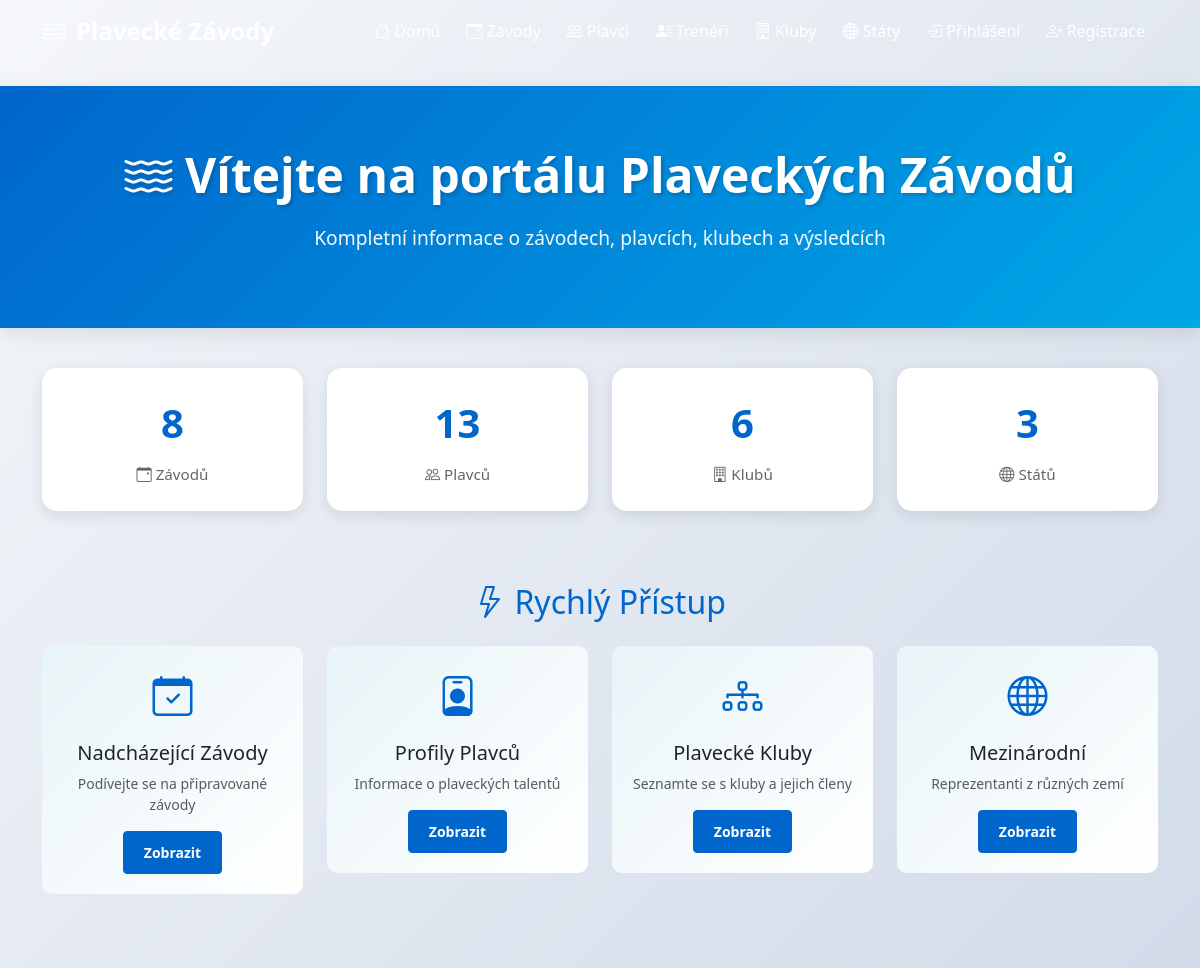
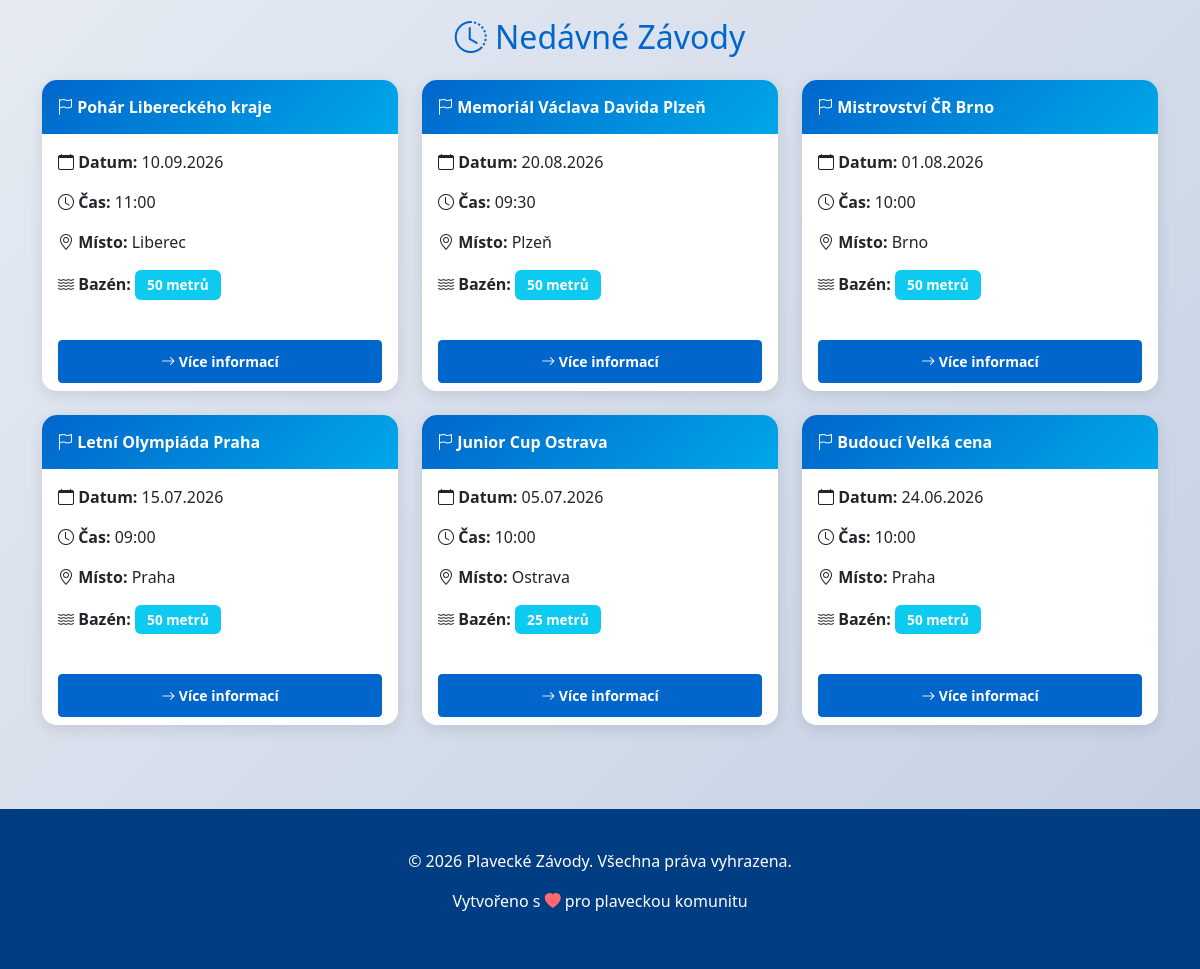
The page / on the database its author committed (2 pictures, top to bottom).
### zavody/models.py (models this page shows, shortened)
class Zavod(models.Model):
    BAZEN_CHOICES = [
        ('50', '50 metrů'),
        ('25', '25 metrů'),
    ]
    zavod_id = models.AutoField(primary_key=True)
    nazev = models.CharField(max_length=100)
    datum = models.DateField(blank=True, null=True)
    cas_zahajeni = models.TimeField(blank=True, null=True)
    misto = models.CharField(max_length=20)
    bazen = models.CharField(max_length=2, choices=BAZEN_CHOICES)
    class Meta:
        db_table = 'zavod'
        verbose_name = 'Závod'
        verbose_name_plural = 'Závody'

### zavody/views.py (the view)
# urls.py: 2. Add a URL to urlpatterns:  path('', views.home, name='home')
def home(request):
    zavody = Zavod.objects.all().order_by('-datum')[:6]
    plavci_count = Plavec.objects.count()
    kluby_count = Klub.objects.count()
    zavody_count = Zavod.objects.count()
    stavy_count = Stat.objects.count()
    context = {
        'zavody': zavody,
        'plavci_count': plavci_count,
        'kluby_count': kluby_count,
        'zavody_count': zavody_count,
        'stavy_count': stavy_count,
    }
    return render(request, 'zavody/home.html', context)

### zavody/templates/zavody/home.html (shortened to what this page needs)
{% extends 'base.html' %}
{% block content %}
<div class="hero-section">
    <div class="container">
        <h1><i class="bi bi-water"></i> Vítejte na portálu Plaveckých Závodů</h1>
        <p>Kompletní informace o závodech, plavcích, klubech a výsledcích</p>
    </div>
</div>
<div class="container">
    <div class="row mb-5">
        <div class="col-md-3 mb-4">
            <a href="{% url 'zavody_list' %}" style="text-decoration: none; color: inherit;">
                <div class="stats-card">
                    <div class="number">{{ zavody_count }}</div>
                    <div class="label">
                        <i class="bi bi-calendar-event"></i> Závodů
                    </div>
                </div>
            </a>
        </div>
        <div class="col-md-3 mb-4">
            <a href="{% url 'plavci_list' %}" style="text-decoration: none; color: inherit;">
                <div class="stats-card">
                    <div class="number">{{ plavci_count }}</div>
                    <div class="label">
                        <i class="bi bi-people"></i> Plavců
                    </div>
                </div>
            </a>
        </div>
        <div class="col-md-3 mb-4">
            <a href="{% url 'kluby_list' %}" style="text-decoration: none; color: inherit;">
                <div class="stats-card">
                    <div class="number">{{ kluby_count }}</div>
                    <div class="label">
                        <i class="bi bi-building"></i> Klubů
                    </div>
                </div>
            </a>
        </div>
        <div class="col-md-3 mb-4">
            <a href="{% url 'stat_list' %}" style="text-decoration: none; color: inherit;">
                <div class="stats-card">
                    <div class="number">{{ stavy_count }}</div>
                    <div class="label">
                        <i class="bi bi-globe"></i> Států
                    </div>
                </div>
            </a>
        </div>
    </div>
    <div class="row mb-5">
        <h2 class="text-center mb-4" style="color: var(--primary-color);">
            <i class="bi bi-lightning"></i> Rychlý Přístup
        </h2>
        <div class="col-md-3 mb-4">
            <div class="icon-box">
                <i class="bi bi-calendar-check"></i>
                <h5>Nadcházející Závody</h5>
                <p class="small text-muted">Podívejte se na připravované závody</p>
                <a href="{% url 'zavody_list' %}" class="btn btn-sm btn-primary">Zobrazit</a>
            </div>
        </div>
        <div class="col-md-3 mb-4">
            <div class="icon-box">
                <i class="bi bi-person-badge"></i>
                <h5>Profily Plavců</h5>
                <p class="small text-muted">Informace o plaveckých talentů</p>
                <a href="{% url 'plavci_list' %}" class="btn btn-sm btn-primary">Zobrazit</a>
            </div>
        </div>
        <div class="col-md-3 mb-4">
            <div class="icon-box">
                <i class="bi bi-diagram-3"></i>
                <h5>Plavecké Kluby</h5>
                <p class="small text-muted">Seznamte se s kluby a jejich členy</p>
                <a href="{% url 'kluby_list' %}" class="btn btn-sm btn-primary">Zobrazit</a>
            </div>
        </div>
        <div class="col-md-3 mb-4">
            <div class="icon-box">
                <i class="bi bi-globe"></i>
                <h5>Mezinárodní</h5>
                <p class="small text-muted">Reprezentanti z různých zemí</p>
                <a href="{% url 'stat_list' %}" class="btn btn-sm btn-primary">Zobrazit</a>
            </div>
        </div>
    </div>
    <div class="row mb-5">
        <h2 class="text-center mb-4" style="color: var(--primary-color);">
            <i class="bi bi-clock-history"></i> Nedávné Závody
        </h2>
        {% if zavody %}
            {% for zavod in zavody %}
                <div class="col-md-6 col-lg-4 mb-4">
                    <div class="card h-100">
                        <div class="card-header">
                            <i class="bi bi-flag"></i> {{ zavod.nazev }}
                        </div>
                        <div class="card-body">
                            <p>
                                <strong><i class="bi bi-calendar"></i> Datum:</strong>
                                {% if zavod.datum %}
                                    {{ zavod.datum|date:"d.m.Y" }}
                                {% else %}
                                    <span class="badge bg-warning">Neuvedeno</span>
                                {% endif %}
                            </p>
                            <p>
                                <strong><i class="bi bi-clock"></i> Čas:</strong>
                                {% if zavod.cas_zahajeni %}
                                    {{ zavod.cas_zahajeni|time:"H:i" }}
                                {% else %}
                                    <span class="badge bg-warning">Neuvedeno</span>
                                {% endif %}
                            </p>
                            <p>
                                <strong><i class="bi bi-geo-alt"></i> Místo:</strong>
                                {{ zavod.misto }}
                            </p>
                            <p>
                                <strong><i class="bi bi-water"></i> Bazén:</strong>
                                <span class="badge bg-info">{{ zavod.get_bazen_display }}</span>
                            </p>
                        </div>
                        <div class="card-footer bg-white border-top-0">
                            <a href="{% url 'zavod_detail' zavod.zavod_id %}" class="btn btn-primary btn-sm w-100">
                                <i class="bi bi-arrow-right"></i> Více informací
                            </a>
                        </div>
                    </div>
                </div>
            {% endfor %}
        {% else %}
            <div class="col-12">
                <div class="alert alert-info" role="alert">
                    <i class="bi bi-info-circle"></i> Zatím nejsou k dispozici žádné závody.
                </div>
            </div>
        {% endif %}
    </div>
</div>
{% endblock %}

### zavody/templates/base.html (shortened to what this page needs)
<!DOCTYPE html>
<html lang="cs">
<head>
    <link href="https://cdn.jsdelivr.net/npm/bootstrap@5.3.0/dist/css/bootstrap.min.css" rel="stylesheet">
    <link rel="stylesheet" href="https://cdn.jsdelivr.net/npm/bootstrap-icons@1.11.0/font/bootstrap-icons.css">
</head>
<body>
    <nav class="navbar navbar-expand-lg navbar-dark">
        <div class="container">
            <a class="navbar-brand" href="{% url 'home' %}">
                <i class="bi bi-water"></i>
            </a>
            <div class="collapse navbar-collapse" id="navbarNav">
                <ul class="navbar-nav ms-auto">
                    <li class="nav-item">
                        <a class="nav-link" href="{% url 'home' %}">
                            <i class="bi bi-house"></i> Domů
                        </a>
                    </li>
                    <li class="nav-item">
                        <a class="nav-link" href="{% url 'zavody_list' %}">
                            <i class="bi bi-calendar-event"></i> Závody
                        </a>
                    </li>
                    <li class="nav-item">
                        <a class="nav-link" href="{% url 'plavci_list' %}">
                            <i class="bi bi-people"></i> Plavci
                        </a>
                    </li>
                    <li class="nav-item">
                        <a class="nav-link" href="{% url 'treneri_list' %}">
                            <i class="bi bi-person-lines-fill"></i> Trenéři
                        </a>
                    </li>
                    <li class="nav-item">
                        <a class="nav-link" href="{% url 'kluby_list' %}">
                            <i class="bi bi-building"></i> Kluby
                        </a>
                    </li>
                    <li class="nav-item">
                        <a class="nav-link" href="{% url 'stat_list' %}">
                            <i class="bi bi-globe"></i> Státy
                        </a>
                    </li>
                    {% if user.is_authenticated %}
                        <li class="nav-item dropdown">
                            <a class="nav-link dropdown-toggle" href="#" id="userDropdown" role="button" data-bs-toggle="dropdown">
                                <i class="bi bi-person-circle"></i> {{ user.first_name|default:user.username }}
                            </a>
                            <ul class="dropdown-menu dropdown-menu-end" aria-labelledby="userDropdown">
                                <li><a class="dropdown-item" href="{% url 'profile' %}"><i class="bi bi-person"></i> Můj Profil</a></li>
                                <li><hr class="dropdown-divider"></li>
                                <li><a class="dropdown-item" href="{% url 'logout' %}"><i class="bi bi-box-arrow-right"></i> Odhlásit se</a></li>
                            </ul>
                        </li>
                    {% else %}
                        <li class="nav-item">
                            <a class="nav-link" href="{% url 'login' %}">
                                <i class="bi bi-box-arrow-in-right"></i> Přihlášení
                            </a>
                        </li>
                        <li class="nav-item">
                            <a class="nav-link" href="{% url 'register' %}">
                                <i class="bi bi-person-plus"></i> Registrace
                            </a>
                        </li>
                    {% endif %}
                </ul>
            </div>
        </div>
    </nav>
    <main>
        {% block content %}{% endblock %}
    </main>
    <footer class="footer">
        <div class="container">
            <p>&copy; 2026 Plavecké Závody. Všechna práva vyhrazena.</p>
            <p>Vytvořeno s <i class="bi bi-heart-fill" style="color: #ff6b6b;"></i> pro plaveckou komunitu</p>
        </div>
    </footer>
</body>
</html>

### zavody/templates/base.html (style rules this page uses)
:root { --primary-color: #0066cc; --secondary-color: #00a8e8; --dark-color: #003d82; --light-color: #e8f4f8; }
body { font-family: 'Segoe UI', Tahoma, Geneva, Verdana, sans-serif; background: linear-gradient(135deg, #f5f7fa 0%, #c3cfe2 100%); min-height: 100vh; }
.navbar-brand { font-weight: bold; font-size: 1.5rem; display: flex; align-items: center; gap: 10px; }
.nav-link { color: white !important; font-weight: 500; transition: all 0.3s ease; margin: 0 5px; }
.hero-section { background: linear-gradient(135deg, var(--primary-color) 0%, var(--secondary-color) 100%); color: white; padding: 60px 20px; text-align: center; margin-bottom: 40px; box-shadow: 0 5px 20px rgba(0, 0, 0, 0.1); }
.hero-section h1 { font-size: 3rem; font-weight: bold; margin-bottom: 20px; text-shadow: 2px 2px 4px rgba(0, 0, 0, 0.2); }
.hero-section p { font-size: 1.2rem; opacity: 0.95; }
.card { border: none; border-radius: 15px; box-shadow: 0 4px 15px rgba(0, 0, 0, 0.1); transition: all 0.3s ease; overflow: hidden; }
.card-header { background: linear-gradient(135deg, var(--primary-color) 0%, var(--secondary-color) 100%); color: white; border: none; font-weight: 600; padding: 15px; }
.badge { padding: 8px 12px; font-size: 0.85rem; font-weight: 600; }
.btn-primary { background-color: var(--primary-color); border-color: var(--primary-color); font-weight: 600; padding: 10px 20px; transition: all 0.3s ease; }
.stats-card { background: white; padding: 25px; border-radius: 15px; text-align: center; box-shadow: 0 4px 15px rgba(0, 0, 0, 0.1); transition: all 0.3s ease; }
.stats-card .number { font-size: 2.5rem; font-weight: bold; color: var(--primary-color); }
.stats-card .label { color: #666; font-size: 0.95rem; margin-top: 10px; }
.footer { background-color: var(--dark-color); color: white; padding: 40px 20px; margin-top: 60px; text-align: center; }
.icon-box { background: linear-gradient(135deg, var(--light-color) 0%, white 100%); padding: 20px; border-radius: 10px; text-align: center; margin-bottom: 20px; }
.icon-box i { font-size: 2.5rem; color: var(--primary-color); margin-bottom: 15px; display: block; }

### rows shown on the page
Zavod: nazev "Pohár Libereckého kraje", datum "10.09.2026", cas_zahajeni "11:00", misto "Liberec", bazen "50 metrů"
Zavod: nazev "Memoriál Václava Davida Plzeň", datum "20.08.2026", cas_zahajeni "09:30", misto "Plzeň", bazen "50 metrů"
Zavod: nazev "Mistrovství ČR Brno", datum "01.08.2026", cas_zahajeni "10:00", misto "Brno", bazen "50 metrů"
Zavod: nazev "Letní Olympiáda Praha", datum "15.07.2026", cas_zahajeni "09:00", misto "Praha", bazen "50 metrů"
Zavod: nazev "Junior Cup Ostrava", datum "05.07.2026", cas_zahajeni "10:00", misto "Ostrava", bazen "25 metrů"
Zavod: nazev "Budoucí Velká cena", datum "24.06.2026", cas_zahajeni "10:00", misto "Praha", bazen "50 metrů"

### other values the page prints
{{ zavody_count }} "8"
{{ plavci_count }} "13"
{{ kluby_count }} "6"
{{ stavy_count }} "3"
